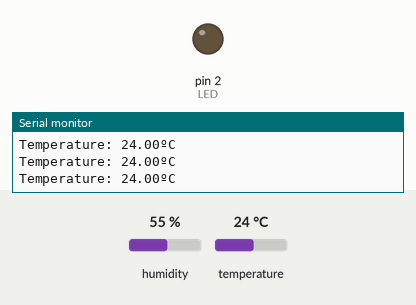
The sketch below on a simulated Arduino Uno, built with avr-gcc and run on an emulated ATmega328P. Shown: output pins drawn as LEDs (lit = HIGH), the last lines printed to the serial monitor. The test bench sets the inputs (shaded band); at power-on: temperature 24 °C, humidity 55 %.

Above: at 2.8 s.
2.9 s: temperature set to 39 °C
5.7 s: temperature set to 42 °C
At 7.3 s:
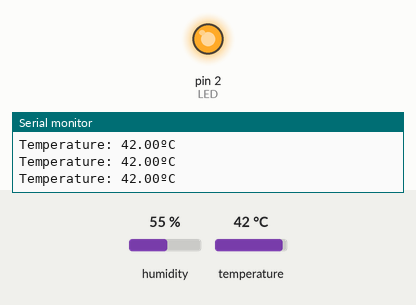
8.4 s: temperature set to 12 °C
At 11.0 s:
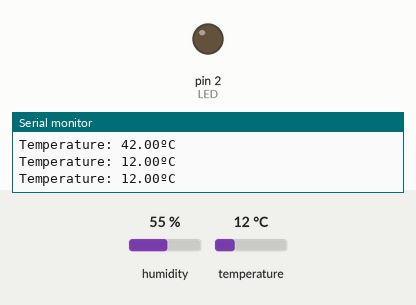
12.1 s: temperature set to 41 °C
At 13.5 s:
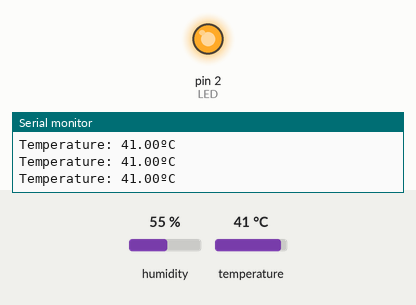
Timing chart, 0 to 15.1 s (numbered marks = the images above; inputs shaded):
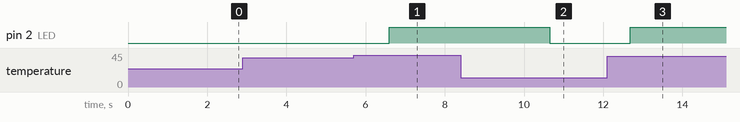

Measured:
- the behaviour switches between 40 and 41 °C on temperature (found by bisection; images 0 and 1)
- after the input at 5.7 s, pin 2 (LED): LOW → HIGH after 0.90 s
- after the input at 8.4 s, pin 2 (LED): HIGH → LOW after 2.3 s
- after the input at 12.1 s, pin 2 (LED): LOW → HIGH after 0.58 s

The sketch:

DHT11_Senor_Code.ino
```cpp
#include "DHT.h"
#define DHT11PIN 4
int LED = 2;

DHT dht(DHT11PIN, DHT11);
void setup()
{

  Serial.begin(115200);
  pinMode (LED, OUTPUT);
  dht.begin();
}

void loop() {
  float temp = dht.readTemperature();
  Serial.print("Temperature: ");
  Serial.print(temp);
  Serial.println("ºC ");
  delay(500);

//  threshold temperature is 40ºC
  if (temp > 40) {
    digitalWrite(LED, HIGH);
  }
  else {
    digitalWrite(LED, LOW);
  }
}
```
